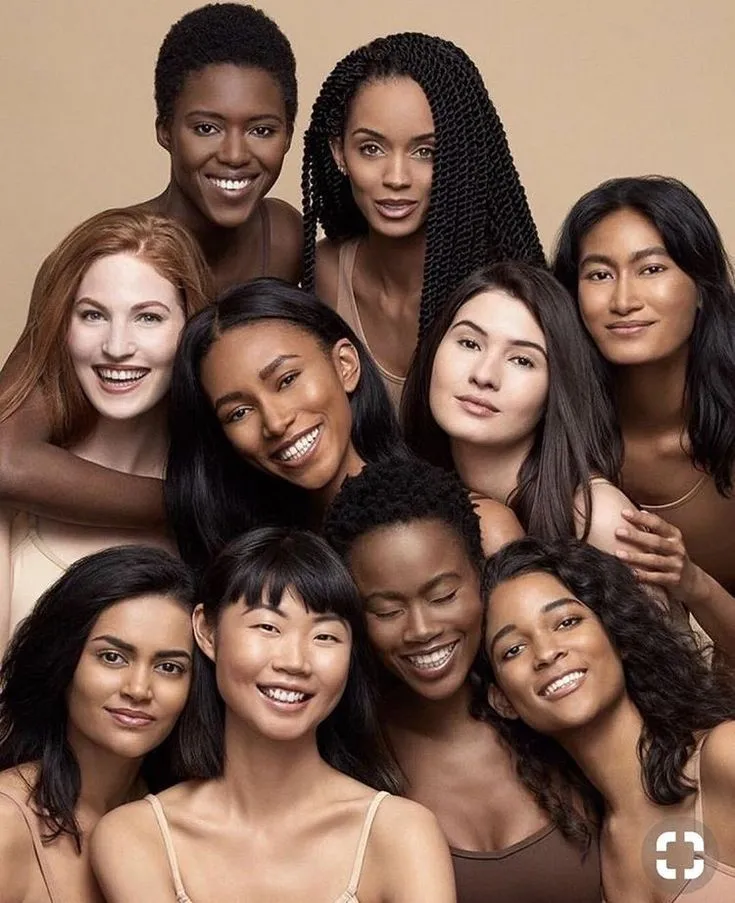
#> input picture b676b41f5259415e950e63e76bb69bbb.jpg, 735 x 903 px
$ python skin_sample.py
#> lines starting #> are read from the running program, lines starting #| are printed output that depends on the picture; after the words box and inside, x2 and y2 are one past the last pixel; in counts of white or black regions, pixels touching at a corner belong together
import cv2
import pandas as pd
import numpy as np
import os

IMAGE_PATH = 'b676b41f5259415e950e63e76bb69bbb.jpg'  # 換成你的合照圖片路徑
OUTPUT_CSV = 'skin_samples2.csv'

# 定義採樣類別與對應顏色 (BGR 格式)
CLASSES = {
    '1': {'name': 'White Skin', 'color': (255, 200, 0)},      # 藍黃色標記
    '2': {'name': 'Yellow Skin', 'color': (0, 255, 255)},     # 黃色標記
    '3': {'name': 'Black Skin', 'color': (255, 0, 255)},      # 洋紅色標記
    '4': {'name': 'Background', 'color': (0, 0, 255)}         # 紅色標記
}

current_class = '1'
samples = []
click_history = []

def mouse_callback(event, x, y, flags, param):
    global samples, click_history, img_clean, current_class

    if event == cv2.EVENT_LBUTTONDOWN:
        b, g, r = img_clean[y, x]
        cls_info = CLASSES[current_class]

        samples.append({
            'R': r, 'G': g, 'B': b,
            'Category': cls_info['name'],
            'X': x, 'Y': y
        })
        click_history.append({'pos': (x, y), 'color': cls_info['color']})
        print(f"[{cls_info['name']}] (X={x}, Y={y}) -> R:{r}, G:{g}, B:{b}")
        update_display()

def update_display():
    global img_display, img_clean
    img_display = img_clean.copy()

    # 繪製所有點位
    for item in click_history:
        cv2.circle(img_display, item['pos'], 3, item['color'], -1)

    # 顯示目前選擇的採樣類別與統計
    y_offset = 30
    for key, info in CLASSES.items():
        count = sum(1 for s in samples if s['Category'] == info['name'])
        prefix = "-> " if key == current_class else "   "
        text = f"{prefix}[{key}] {info['name']}: {count} points"
        cv2.putText(img_display, text, (10, y_offset), cv2.FONT_HERSHEY_SIMPLEX, 0.6, info['color'], 2)
        y_offset += 25

    cv2.putText(img_display, "Press '1~4' to Switch Class | 'Z' Undo | 'S' Save | 'Q' Quit",
                (10, y_offset + 10), cv2.FONT_HERSHEY_SIMPLEX, 0.5, (255, 255, 255), 1)

    cv2.imshow("Multi-Skin Sampler", img_display)

def main():
    global img_clean, img_display, current_class

    if not os.path.exists(IMAGE_PATH):
        print(f"錯誤：找不到圖片 '{IMAGE_PATH}'")
        return

    img_clean = cv2.imread(IMAGE_PATH)
#> img_clean is the input picture: shape (903, 735, 3); mean B, G, R 79.3, 93.4, 120.9

    # 縮放過大圖片
    h, w = img_clean.shape[:2]
#> h = 903; w = 735
    if max(h, w) > 1000:
        scale = 1000.0 / max(h, w)
        img_clean = cv2.resize(img_clean, (int(w * scale), int(h * scale)))

    img_display = img_clean.copy()
    cv2.namedWindow("Multi-Skin Sampler")
    cv2.setMouseCallback("Multi-Skin Sampler", mouse_callback)

    update_display()
#> after the loop in update_display, `for key, info in CLASSES.items():`:
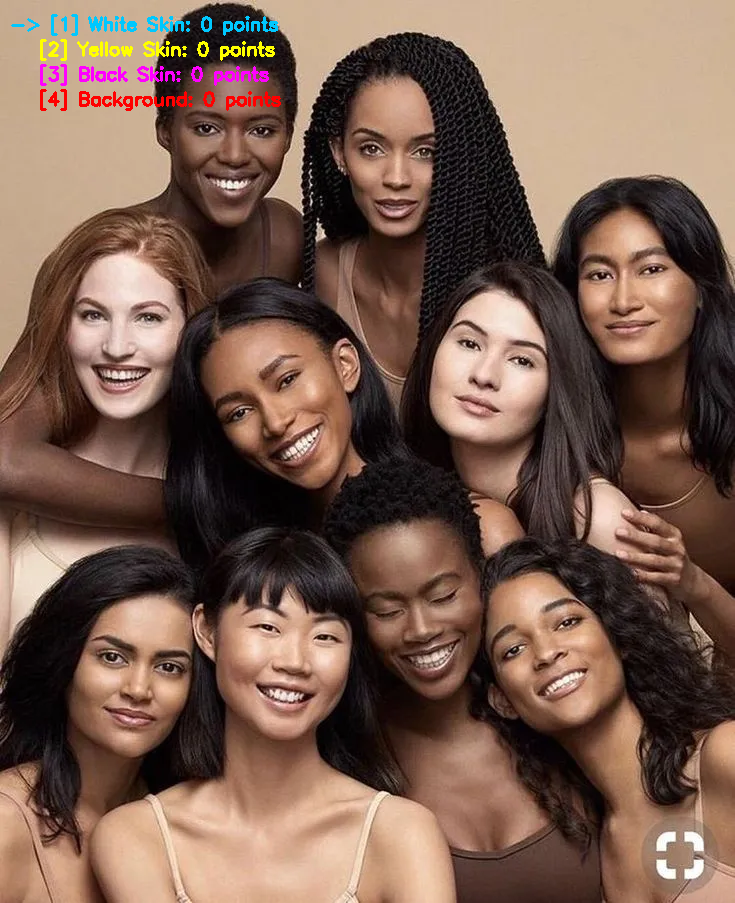
#> img_display: shape (903, 735, 3); 0.95% of pixels changed, all inside (x1, y1, x2, y2) = (11, 14, 281, 111)
#> after the loop in update_display, `for key, info in CLASSES.items():`: y_offset = 130
#> in update_display, `cv2.putText(img_display, "Press '1~4' to Switch Class | 'Z' Undo | 'S'..`:
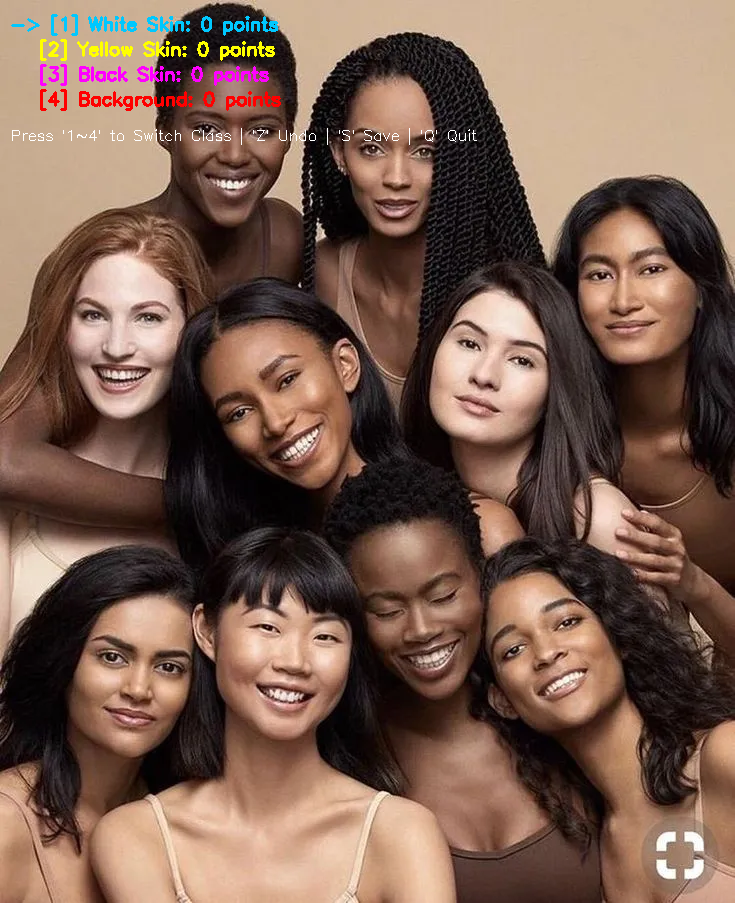
#> img_display: shape (903, 735, 3); 0.13% of pixels changed, all inside (x1, y1, x2, y2) = (12, 128, 477, 145)

    while True:
        key = cv2.waitKey(1) & 0xFF
#> (key q is pressed here)

        # 按 1, 2, 3, 4 切換類別
        if chr(key) in CLASSES:
            current_class = chr(key)
            print(f"\n>>> 切換至採樣類別: {CLASSES[current_class]['name']}")
            update_display()

        elif key in [ord('z'), ord('Z')]:
            if samples:
                removed = samples.pop()
                click_history.pop()
                print(f"撤銷: {removed['Category']}")
                update_display()

        elif key in [ord('s'), ord('S')]:
            if samples:
                df = pd.DataFrame(samples)
                df.to_csv(OUTPUT_CSV, index=False)
                print(f"\n[成功] 已儲存 {len(df)} 筆數據至 '{OUTPUT_CSV}'")

        elif key in [ord('q'), ord('Q'), 27]:
            if samples:
                df = pd.DataFrame(samples)
                df.to_csv(OUTPUT_CSV, index=False)
            break

    cv2.destroyAllWindows()

if __name__ == '__main__':
    main()

$ run again, with 1102-meng-of-Google4.jpg copied over b676b41f5259415e950e63e76bb69bbb.jpg
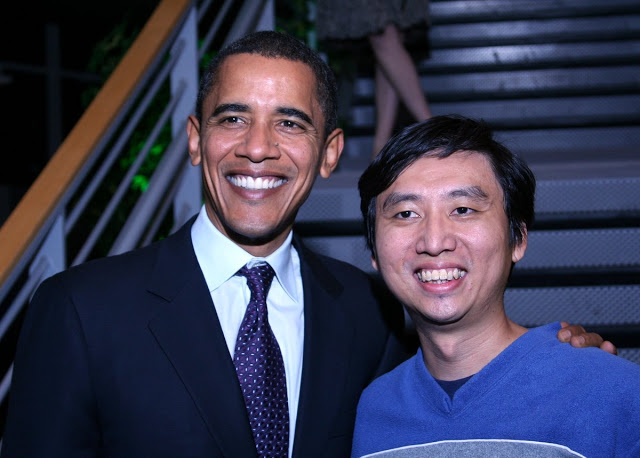
#> input picture 1102-meng-of-Google4.jpg, 640 x 458 px
#> in main, img_clean is the input picture: shape (458, 640, 3); mean B, G, R 82.6, 58.7, 58.2
#> after the loop in update_display, `for key, info in CLASSES.items():`:
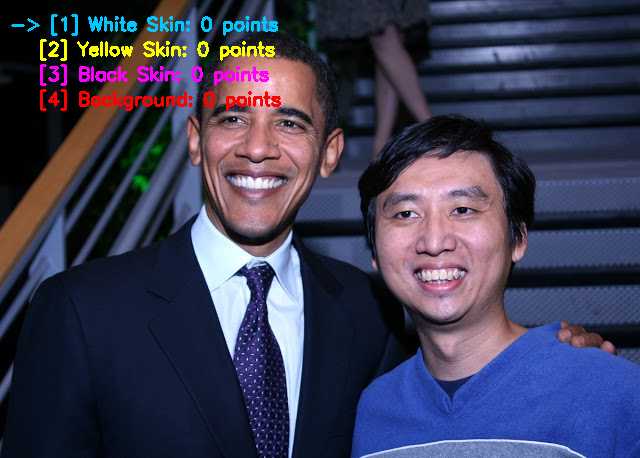
#> img_display: shape (458, 640, 3); 2.16% of pixels changed, all inside (x1, y1, x2, y2) = (11, 14, 281, 111)
#> after the loop in update_display, `for key, info in CLASSES.items():`: y_offset = 130
#> in update_display, `cv2.putText(img_display, "Press '1~4' to Switch Class | 'Z' Undo | 'S'..`:
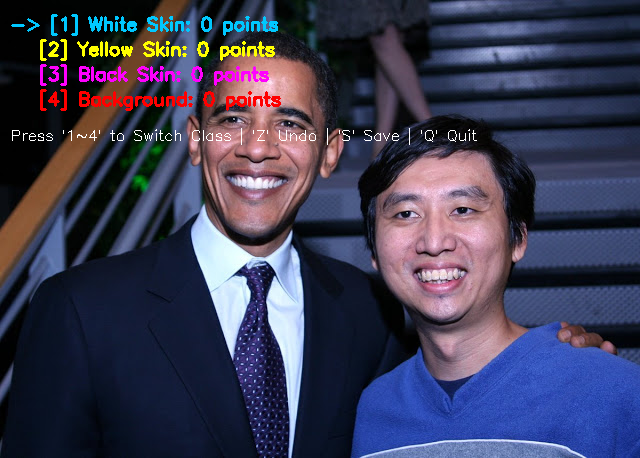
#> img_display: shape (458, 640, 3); 0.28% of pixels changed, all inside (x1, y1, x2, y2) = (12, 128, 477, 145)
